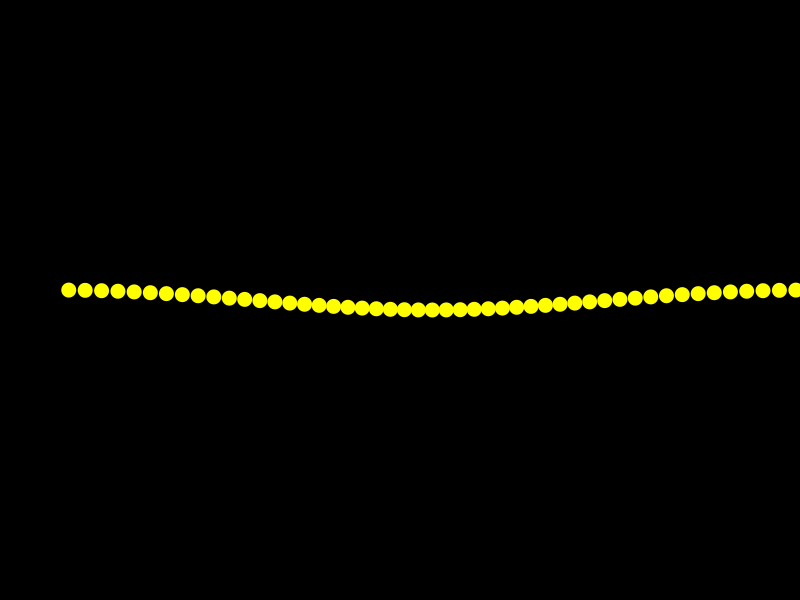
Frame 1 (no input)
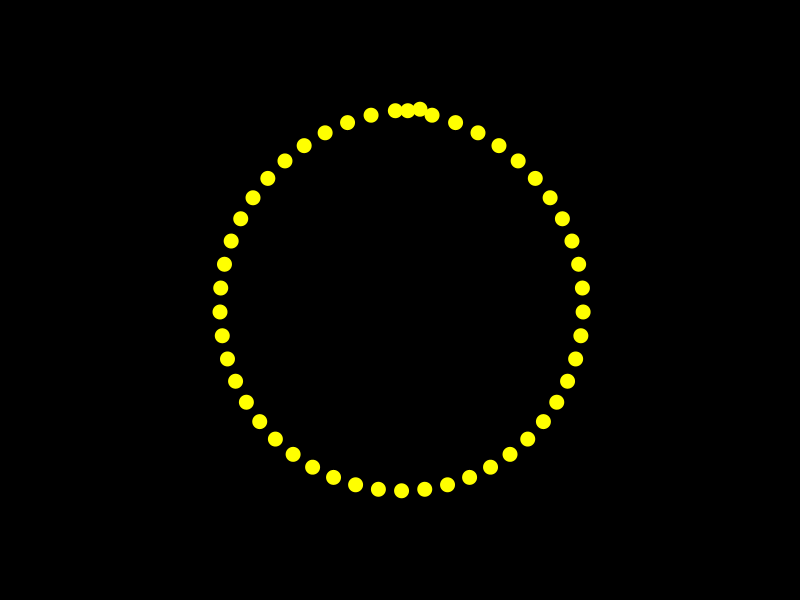
Frame 60 (the mouse pressed at the canvas centre just before this capture)
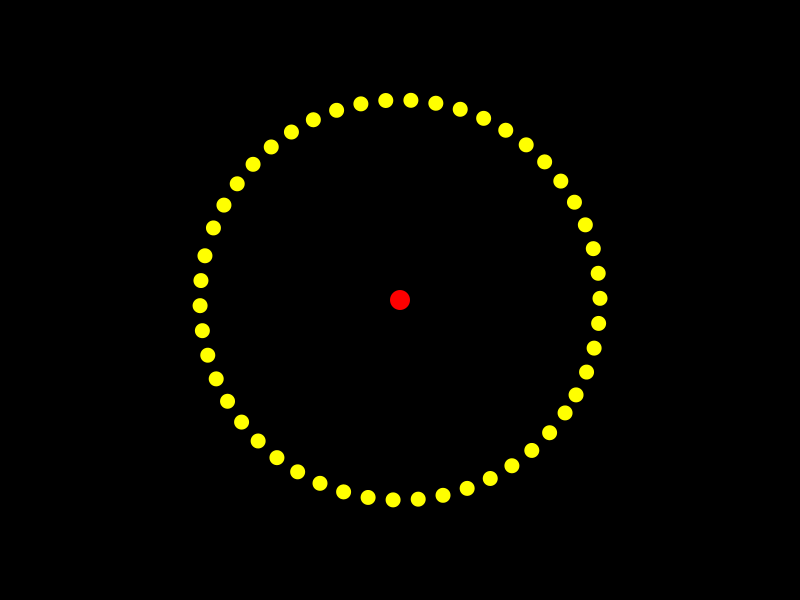
Frame 120 (the mouse held since frame 60 and released just before this capture)

The Processing sketch that drew these frames (run headless with seeded random() and noise(); from frame 60 on, the mouse is pressed at the canvas centre):

// Processing sketch: Luis_Sandoval_Ortiz
// ── Luis_Sandoval_Ortiz.pde
ArrayList<Dot> dots = new ArrayList<Dot>();
Dot disruptor;
boolean formingCircle = false; 
boolean disrupted = false; 
boolean snakeMode = false; 
boolean formingInfinity = false; 
boolean draggingDisruptor = false; 
boolean ruptureComplete = false; 
boolean changedToPurple = false; 
boolean changedToGreen = false; 
boolean changedToYellow = false; 
float t = 0; 
// This line portion includes all the imports and setups needed for my sketch.
// I will have yellow dots which are then ruptured by a red dot.
// All yellow dots will transform into purple dots symbolizing death and afterward regenerate.
// Into green symbolizing rebirth and finally, with a final click, turn back to yellow as mass can neither be created nor destroyed, only transferred.

void setup() {
  size(800, 600);
  background(0); // Black background for contrast
  initializeDots(50); // Initialize dots (50) needed for the yellow circle generated
}
// Needed once in the program and initializes the canvas with a rectangle 800 pixels wide and 600 pixels tall.

void draw() {
  background(0); // Screen starts being black

  // Update and display all dots
  for (int i = 0; i < dots.size(); i++) {
    Dot dot = dots.get(i);
    if (!formingCircle && !disrupted && !formingInfinity) {
      dot.moveToLineToCircle(); 
    } else if (formingCircle && !disrupted) {
      dot.moveInCircle(); 
    } else if (disrupted && !ruptureComplete) {
      if (!changedToPurple) { 
        changeDotsColor(color(75, 0, 130)); // Change dots to dark purple after rupture
        changedToPurple = true;
        // This segment ensures the dots move in a circular path and change color after rupture to purple.
      }
      dot.fallToFloor(); 
    } else if (ruptureComplete && !snakeMode) {
      dot.restOnFloor(); 
    } else if (snakeMode && !formingInfinity) {
      if (!changedToGreen) { 
        changeDotsColor(color(57, 255, 20)); // Change dots to neon green in snake mode
        changedToGreen = true;
        // Transforms the dots from falling and resting on the floor to then move dynamically in "snake mode" with a new color being neon green.
      }
      dot.followMouse(i); 
    } else if (formingInfinity) {
      if (!changedToYellow) { 
        changeDotsColor(color(255, 255, 0)); // Change dots back to yellow in infinity mode
        changedToYellow = true;
      }
      dot.moveToInfinity(t); 
    }
    dot.display();
  }

  // Tells the computer to follow the mouse in a snake mode arrangement and to ultimately form an infinity pattern, changing the color once again to yellow.

  if (formingInfinity) {
    t += 0.02; // Increment shared time parameter for infinity motion
  }

  if (disruptor != null) {
    disruptor.display();

    if (draggingDisruptor) {
      for (Dot dot : dots) {
        if (dist(disruptor.x, disruptor.y, dot.x, dot.y) < disruptor.size / 2) {
          disrupted = true; 
          break;
          // Generates the infinity sign and checks for disruptor and dots to generate disruption. 
        }
      }
    }
  }
}

void mousePressed() {
  if (disruptor == null) {
    disruptor = new Dot(mouseX, mouseY, color(255, 0, 0), 20); // Spawn a red disruptor dot
  } else if (dist(mouseX, mouseY, disruptor.x, disruptor.y) < disruptor.size) {
    draggingDisruptor = true; // Allow dragging of the red disruptor
  } else if (ruptureComplete && !snakeMode) {
    snakeMode = true; // Activate snake mode after rupture
  } else if (snakeMode && !formingInfinity) {
    formingInfinity = true; 
    // Spawns a red disruptor dot and allows activation of snake mode after the rupture.
    // Finally, transitions into infinity shape after snake mode is clicked.
  }
}

void mouseDragged() {
  if (draggingDisruptor && disruptor != null) {
    disruptor.x = mouseX;
    disruptor.y = mouseY; // Allows the red disruptor dot to follow the mouse's location when being dragged in x & y coordinates.
  }
}

void mouseReleased() {
  draggingDisruptor = false; 
  // Stops the dragging action of the red disruptor once the dragging is stopped.
}

void initializeDots(int count) {
  for (int i = 0; i < count; i++) {
    float x = width / count * i + 50;
    float y = height / 2;
    dots.add(new Dot(x, y, color(255, 255, 0), 15)); 
    // Initializes the 50 dots by placing them in a horizontal line and setting the color to yellow and its size (width & height). 
  }
}

void changeDotsColor(color newColor) {
  for (Dot dot : dots) {
    dot.setColor(newColor);
    // Alters the color of the dots and applies the new color. 
  }
}

class Dot {
  float x, y; 
  float targetX, targetY; 
  float velocityX, velocityY; 
  color col; 
  boolean fallen = false; 
  float angle; 
  float radius; 
  float size; 
  // Defines the Dot class and stores the position, target, velocity, etc. Also allows for movement like falling and transitions.

  Dot(float x, float y, color col, float size) {
    this.x = x;
    this.y = y;
    this.col = col;
    this.size = size;
    this.radius = 200; 
    this.velocityX = random(-2, 2); 
    this.velocityY = random(1, 3); 
    // Initializes dot with a position, color, size, radius, and random velocity.
  }

  void moveToLineToCircle() {
    float progress = (dots.indexOf(this) + 1) / float(dots.size());
    float angle = progress * TWO_PI - HALF_PI;
    targetX = width / 2 + cos(angle) * radius;
    targetY = height / 2 + sin(angle) * radius;

    x = lerp(x, targetX, 0.05);
    y = lerp(y, targetY, 0.05);

    if (dist(x, y, targetX, targetY) < 2) {
      formingCircle = true; 
      // Gradually moves a dot from a line to a circular formation and moves each end towards each other.
    }
  }

  void moveInCircle() {
    angle += 0.02;
    x = width / 2 + cos(angle + (dots.indexOf(this) * TWO_PI / dots.size())) * radius;
    y = height / 2 + sin(angle + (dots.indexOf(this) * TWO_PI / dots.size())) * radius;
    // Moves dot in a smooth circular path around the center.
  }

  void fallToFloor() {
    if (!fallen) {
      x += velocityX;
      y += velocityY;
      velocityY += 0.2;

      if (y >= height - 10) {
        y = height - 10;
        velocityY = 0;
        fallen = true;
        // Dot falling to the floor due to gravity.
      }
    }

    if (dots.stream().allMatch(dot -> dot.fallen)) {
      ruptureComplete = true; 
      // Checks if all dots have fallen due to rupture. 
    }
  }

  void restOnFloor() {
    // Dots remain stationary on the floor after falling.
  }

  void followMouse(int index) {
    if (index == 0) {
      targetX = mouseX;
      targetY = mouseY;
    } else { 
      Dot previous = dots.get(index - 1);
      targetX = previous.x;
      targetY = previous.y;
    }

    x = lerp(x, targetX, 0.1);
    y = lerp(y, targetY, 0.1);
    // Moves dots in a snake-like formation, where the first dot follows the mouse.
  }

  void moveToInfinity(float t) {
    float offset = dots.indexOf(this) * 0.2;
    if (dots.indexOf(this) % 2 == 0) {
      targetX = width / 2 + cos(t + offset) * 150; 
      targetY = height / 2 + sin(2 * (t + offset)) * 100; 
    } else {
      targetX = width / 2 + cos(t + offset + PI) * 150; 
      targetY = height / 2 + sin(2 * (t + offset + PI)) * 100; 
    }

    x = lerp(x, targetX, 0.05);
    y = lerp(y, targetY, 0.05);
    // Moves dots to form an infinity sign (∞) in a smooth motion.
  }

  void setColor(color newColor) {
    this.col = newColor; 
    // Updates the color of the dot.
  }

  void display() {
    fill(col);
    noStroke();
    ellipse(x, y, size, size);
    // Displays the dot on the canvas.
  }
}
